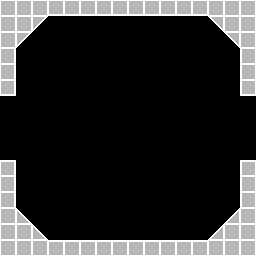

Tiled map render using the project's own tile images. Description and the whole map definition, tile-layer contents included, below:
An orthogonal 16x16 tile map with 16x16 px tiles, 2 tile layers (Background, Objects).

<map version="1.2" tiledversion="1.2.0" orientation="orthogonal" renderorder="right-down" width="16" height="16" tilewidth="16" tileheight="16" infinite="0" nextlayerid="4" nextobjectid="1">
 <tileset firstgid="1" source="../tilesets/Prototype Tiles.tsx" />
 <layer id="3" name="Background" width="16" height="16">
  <data encoding="csv">
0,0,0,0,0,0,0,0,0,0,0,0,0,0,0,0,
0,0,0,0,0,0,0,0,0,0,0,0,0,0,0,0,
0,0,0,0,0,0,0,0,0,0,0,0,0,0,0,0,
0,0,0,0,0,0,0,0,0,0,0,0,0,0,0,0,
0,0,0,0,0,0,0,0,0,0,0,0,0,0,0,0,
0,0,0,0,0,0,0,0,0,0,0,0,0,0,0,0,
0,0,0,0,0,0,0,0,0,0,0,0,0,0,0,0,
0,0,0,0,0,0,0,0,0,0,0,0,0,0,0,0,
0,0,0,0,0,0,0,0,0,0,0,0,0,0,0,0,
0,0,0,0,0,0,0,0,0,0,0,0,0,0,0,0,
0,0,0,0,0,0,0,0,0,0,0,0,0,0,0,0,
0,0,0,0,0,0,0,0,0,0,0,0,0,0,0,0,
0,0,0,0,0,0,0,0,0,0,0,0,0,0,0,0,
0,0,0,0,0,0,0,0,0,0,0,0,0,0,0,0,
0,0,0,0,0,0,0,0,0,0,0,0,0,0,0,0,
0,0,0,0,0,0,0,0,0,0,0,0,0,0,0,0
</data>
 </layer>
 <layer id="2" name="Objects" width="16" height="16">
  <data encoding="csv">
2,2,2,3221225475,3221225475,3221225475,3221225475,3221225475,3221225475,3221225475,3221225475,3221225475,3221225475,2,2,2,
2,2,3221225473,0,0,0,0,0,0,0,0,0,0,1610612737,2,2,
2,3221225473,0,0,0,0,0,0,0,0,0,0,0,0,1610612737,2,
2684354563,0,0,0,0,0,0,0,0,0,0,0,0,0,0,536870915,
2684354563,0,0,0,0,0,0,0,0,0,0,0,0,0,0,536870915,
1073741828,0,0,0,0,0,0,0,0,0,0,0,0,0,0,3221225476,
0,0,0,0,0,0,0,0,0,0,0,0,0,0,0,0,
0,0,0,0,0,0,0,0,0,0,0,0,0,0,0,0,
0,0,0,0,0,0,0,0,0,0,0,0,0,0,0,0,
0,0,0,0,0,0,0,0,0,0,0,0,0,0,0,0,
4,0,0,0,0,0,0,0,0,0,0,0,0,0,0,2147483652,
2684354563,0,0,0,0,0,0,0,0,0,0,0,0,0,0,536870915,
2684354563,0,0,0,0,0,0,0,0,0,0,0,0,0,0,536870915,
2,2684354561,0,0,0,0,0,0,0,0,0,0,0,0,1,2,
2,2,2684354561,0,0,0,0,0,0,0,0,0,0,1,2,2,
2,2,2,3,3,3,3,3,3,3,3,3,3,2,2,2
</data>
 </layer>
</map>
